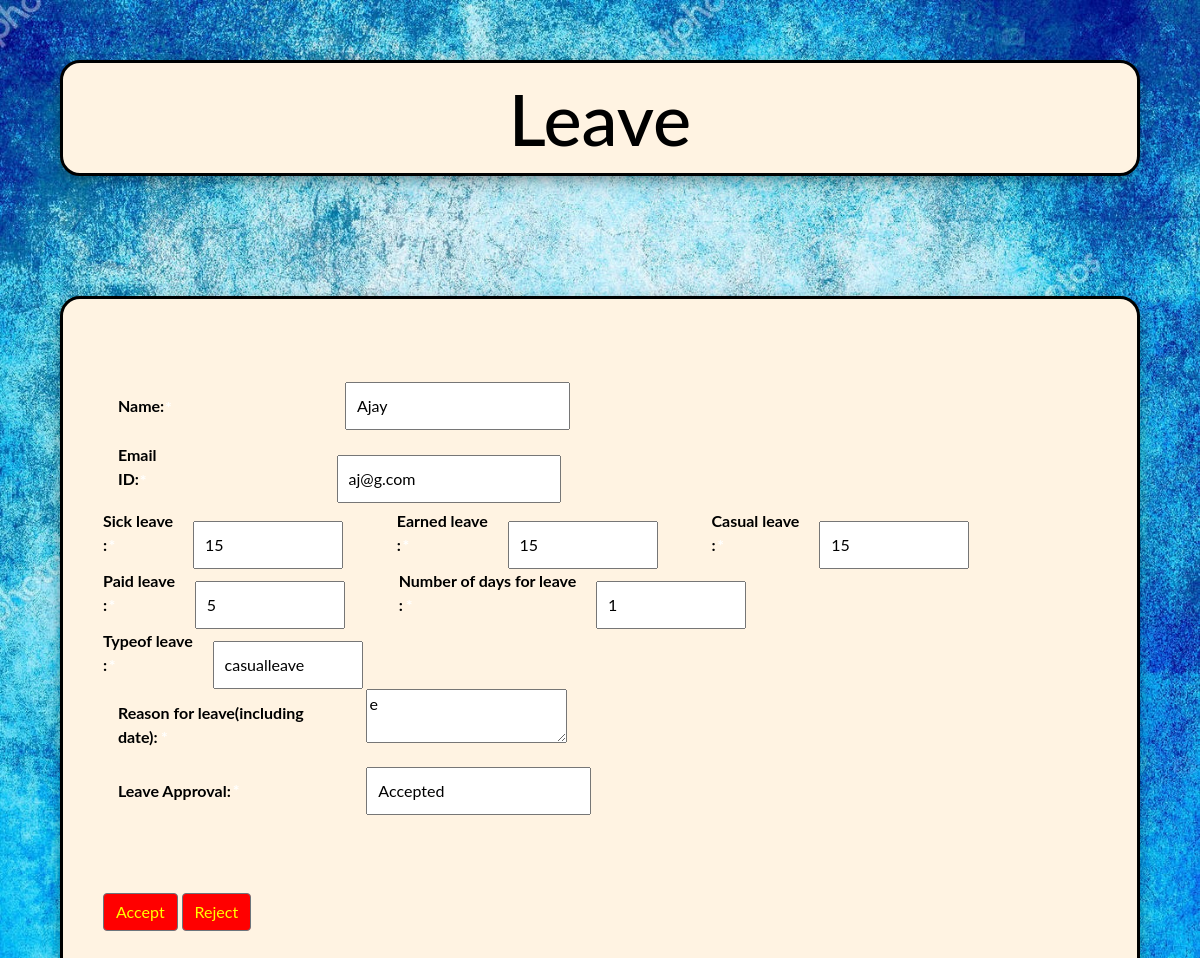
Screenshot of /leavem1.php?id=1 (signed in) with the database file from the repository.
### tables this page shows
CREATE TABLE `leave` (
  `leave_id` int(11) NOT NULL,
  `sickleave` int(11) DEFAULT NULL,
  `earnleave` int(11) DEFAULT NULL,
  `casualleave` int(11) DEFAULT NULL,
  `nationalfesholiday` int(11) DEFAULT NULL,
  `paidleave` int(11) DEFAULT NULL,
  `leavereason` text DEFAULT NULL,
  `leaveapproval` varchar(50) DEFAULT 'Pending approval',
  `leavetype` varchar(50) DEFAULT NULL,
  `reqleave` int(11) DEFAULT NULL
);

CREATE TABLE `addemploy` (
  `Employ_ID` int(11) NOT NULL,
  `fname` varchar(45) DEFAULT NULL,
  `mname` varchar(45) DEFAULT NULL,
  `lname` varchar(45) DEFAULT NULL,
  `qualify` varchar(45) DEFAULT NULL,
  `blood` varchar(45) DEFAULT NULL,
  `email` varchar(45) DEFAULT NULL,
  `phone` varchar(20) DEFAULT NULL,
  `exp` varchar(45) DEFAULT NULL,
  `department` varchar(45) DEFAULT NULL,
  `designation` varchar(45) DEFAULT NULL,
  `addr` varchar(45) DEFAULT NULL,
  `Password` varchar(45) NOT NULL,
  `MainRole` varchar(45) NOT NULL
);

### leavem1.php (the view, shortened to what this page needs)
<?php
include'configall.php';
include'bootstrap.php';
$stmt = $pdo->prepare("SELECT `addemploy`.*, `leave`.*\n"
    . "FROM `addemploy` \n"
    . "	LEFT JOIN `leave` ON `leave`.`leave_id` = `addemploy`.`Employ_ID` WHERE `leave`.`leave_id`=:xyz");
$stmt->execute(array(":xyz" => $_GET['id']));
$row = $stmt->fetch(PDO::FETCH_ASSOC);
$la = htmlentities($row['leaveapproval']);
$n = htmlentities($row['fname']);
$sl = htmlentities($row['sickleave']);
$cl = htmlentities($row['casualleave']);
$pl = htmlentities($row['paidleave']);
$el = htmlentities($row['earnleave']);
$ld = htmlentities($row['reqleave']);
$lr = htmlentities($row['leavereason']);
$ty = htmlentities($row['leavetype']);
$e = htmlentities($row['email']);
?>
<!doctype html>
<html>
<head>
	<link href="leave.css?v=<?php echo time(); ?>" rel="stylesheet" type="text/css">
</head>
<body>
	<div class="heading">
		<h1>Leave</h1>
	</div>
  <div class="overall">
    <form id="update" method="post" class="u-admin">
      <div class="name">
        <label for="name">Name:<span class="required">*</span></label><input type="text" name="name" value="<?= $n ?>" readonly ><br>
      </div>
      <div class="email">
        <label for="email">Email ID:<span class="required">*</span></label><input type="email" name="email" value="<?= $e ?>" readonly ><br>
      </div>
	  <div class="l_d" style="display: inline;">
        <label for="leave_days">Sick leave :<span>*</span></label><input type="number" name="sickleave" value="<?= $sl ?>" readonly>
      </div>
		<div class="l_d" style="display: inline;">
        <label for="leave_days">Earned leave :<span>*</span></label><input type="number" name="earnleave" value="<?= $el ?>" readonly>
      </div>
			<div class="l_d" style="display: inline;">
        <label for="leave_days">Casual leave :<span>*</span></label><input type="number" name="casualleave" value="<?= $cl ?>" readonly>
      </div>
			<div class="l_d" style="display: inline;">
        <label for="leave_days">Paid leave :<span>*</span></label><input type="number" name="paidleave" value="<?= $pl ?>" readonly>
      </div>
      <div class="l_d">
        <label for="leave_days">Number of days for leave :<span class="required">*</span></label><input type="textarea" name="leave_type" value="<?= $ld ?>" readonly ><br>
      </div>
	  <div class="l_d">
        <label for="leave_type">Typeof leave :<span>*</span></label><input type="text" name="leave_days" value="<?= $ty ?>" readonly><br>
      </div>
      <div class="reason">
        <label for "leave_reason">Reason for leave(including date):<span class="required">*</span></label><textarea name="leavereason" readonly><?= $lr ?></textarea><br>
      </div>
      <div class="approve">
        <label for="leave_approval">Leave Approval:<span class="required">*</span></label><input type="text" name="leave_approval" value="<?= $la ?>"><br>
      </div>
      <br><br><br>
      <div class="bn">
        <button  type="submit" name="submit" class="btn btn-secondary" >Accept</button>
  			<button name="cancel" class="btn btn-secondary">Reject</button>
      </div>
  	</form>
  </div>
</body>
</html>

### leave.css (style rules this page uses)
.name label,span { margin: 0.5%; padding: 1%; }
.name input { margin-left: 16%; padding: 1%; }
.reason label,span { margin-left: 0.5%; padding: 1%; width: 25%; }
.reason textarea { margin-left: 1%; }
.email label,span { margin-left: 0.5%; padding: 1%; width: 8%; }
.email input { margin-left: 15%; padding: 1%; }
.l_d input { width: 150px; margin-left: 0.5%; margin-right: 50px; padding: 1%; }
.approve label,span { margin-left: 0.5%; padding: 1%; width: 15%; }
.approve input { margin-left: 11%; padding: 1%; }
div { display: inline; }
h1 { font-size: 450%; background-color: #fff3e2; box-sizing: border-box; width: 90%; margin: 5%; padding: 1%; text-align: center; border-style: solid; border-radius: 20px; box-shadow: 0 4px 8px 0 rgba(0, 0, 0, 0.2), 0 6px 20px 0 rgba(0, 0, 0, 0.19); }
body { background: url(bgImage7.jpg); background-size: cover; background-repeat: no-repeat; width: 100%; height: 200vh; color: black; }
body { font-family: 'Montserrat', sans-serif; font-weight: bold; color: black; }
.overall { position:absolute; margin: 5%; height: 140%; width: 90%; padding: 80px 40px; box-sizing: border-box; border-style: solid; border-radius: 20px; box-shadow: 0 4px 8px 0 rgba(0, 0, 0, 0.2), 0 6px 20px 0 rgba(0, 0, 0, 0.19); background: #fff3e2; color: black; }
body { font-family: "Lato", sans-serif; }
span { color: white; }
.bn button { background-color: red; color: yellow; }
.heading { color: black; }

### rows the page displays
leave: name "Ajay", email "aj@g.com", sickleave "15", earnleave "15", casualleave "15", paidleave "5", leave_type "1", leave_days "casualleave", leavereason "e", leave_approval "Accepted"
